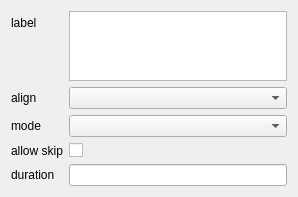
<?xml version="1.0" encoding="UTF-8"?>
<ui version="4.0">
 <class>CEosCommandWidgetSay</class>
 <widget class="QWidget" name="CEosCommandWidgetSay">
  <property name="geometry">
   <rect>
    <x>0</x>
    <y>0</y>
    <width>298</width>
    <height>186</height>
   </rect>
  </property>
  <property name="windowTitle">
   <string>Form</string>
  </property>
  <layout class="QFormLayout" name="formLayout">
   <item row="0" column="0">
    <widget class="QLabel" name="label">
     <property name="text">
      <string>label</string>
     </property>
    </widget>
   </item>
   <item row="1" column="0">
    <widget class="QLabel" name="label_2">
     <property name="text">
      <string>align</string>
     </property>
    </widget>
   </item>
   <item row="1" column="1">
    <widget class="QComboBox" name="pAlignComboBox"/>
   </item>
   <item row="2" column="0">
    <widget class="QLabel" name="label_3">
     <property name="text">
      <string>mode</string>
     </property>
    </widget>
   </item>
   <item row="2" column="1">
    <widget class="QComboBox" name="pModeComboBox"/>
   </item>
   <item row="3" column="0">
    <widget class="QLabel" name="label_4">
     <property name="text">
      <string>allow skip</string>
     </property>
    </widget>
   </item>
   <item row="3" column="1">
    <widget class="QCheckBox" name="pAllowSkipCheckBox">
     <property name="text">
      <string/>
     </property>
    </widget>
   </item>
   <item row="4" column="0">
    <widget class="QLabel" name="label_5">
     <property name="text">
      <string>duration</string>
     </property>
    </widget>
   </item>
   <item row="4" column="1">
    <widget class="QLineEdit" name="pDurationLineEdit">
     <property name="text">
      <string/>
     </property>
    </widget>
   </item>
   <item row="0" column="1">
    <widget class="QPlainTextEdit" name="pLabelPlainTextEdit"/>
   </item>
  </layout>
 </widget>
 <resources/>
 <connections/>
</ui>
